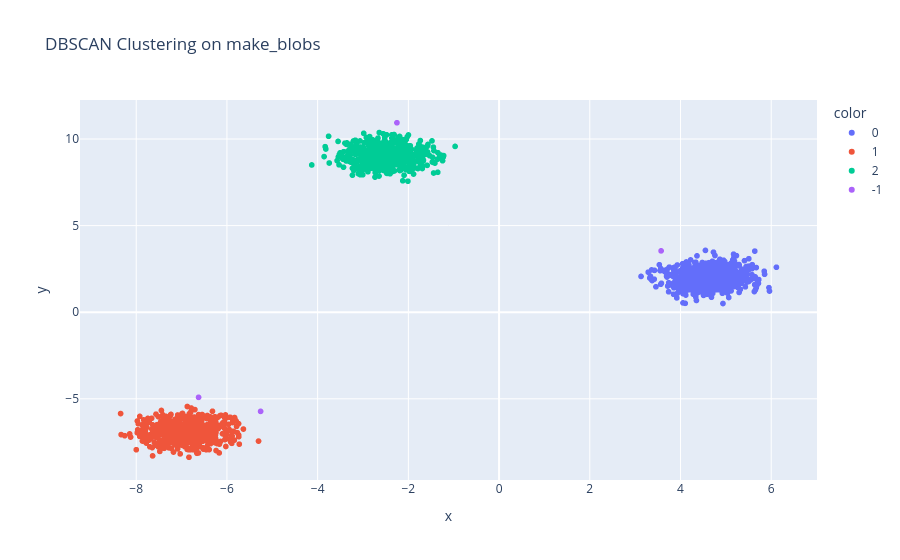

Notebook code cell kept with this figure:
### Markdown cell above
#### make_blobs

### Code cell
dbscan = DBSCAN(eps=0.5, min_samples=5)
labels_dbscan = dbscan.fit_predict(X_blobs)
fig = px.scatter(x=X_blobs[:,0], y=X_blobs[:,1], color=labels_dbscan.astype(str), title="DBSCAN Clustering on make_blobs")
fig.show()

### Figure 1 — Plotly figure (JSON) as saved in the notebook; plotly's stock layout.template omitted (floating-point values rounded to 4 significant figures; data arrays with more than 128 entries replaced by an {"elided": "..."} marker saying what was removed)
{"data": [{"hovertemplate": "color=0<br>x=%{x}<br>y=%{y}<extra></extra>", "legendgroup": "0", "marker": {"color": "#636efa", "symbol": "circle"}, "mode": "markers", "name": "0", "showlegend": true, "type": "scattergl", "x": {"elided": "666 float values"}, "xaxis": "x", "y": {"elided": "666 float values"}, "yaxis": "y"}, {"hovertemplate": "color=1<br>x=%{x}<br>y=%{y}<extra></extra>", "legendgroup": "1", "marker": {"color": "#EF553B", "symbol": "circle"}, "mode": "markers", "name": "1", "showlegend": true, "type": "scattergl", "x": {"elided": "664 float values"}, "xaxis": "x", "y": {"elided": "664 float values"}, "yaxis": "y"}, {"hovertemplate": "color=2<br>x=%{x}<br>y=%{y}<extra></extra>", "legendgroup": "2", "marker": {"color": "#00cc96", "symbol": "circle"}, "mode": "markers", "name": "2", "showlegend": true, "type": "scattergl", "x": {"elided": "666 float values"}, "xaxis": "x", "y": {"elided": "666 float values"}, "yaxis": "y"}, {"hovertemplate": "color=-1<br>x=%{x}<br>y=%{y}<extra></extra>", "legendgroup": "-1", "marker": {"color": "#ab63fa", "symbol": "circle"}, "mode": "markers", "name": "-1", "showlegend": true, "type": "scattergl", "x": [3.572, -2.252, -6.625, -5.258], "xaxis": "x", "y": [3.542, 10.94, -4.917, -5.726], "yaxis": "y"}], "layout": {"legend": {"title": {"text": "color"}, "tracegroupgap": 0}, "title": {"text": "DBSCAN Clustering on make_blobs"}, "xaxis": {"anchor": "y", "domain": [0, 1], "title": {"text": "x"}}, "yaxis": {"anchor": "x", "domain": [0, 1], "title": {"text": "y"}}}}
